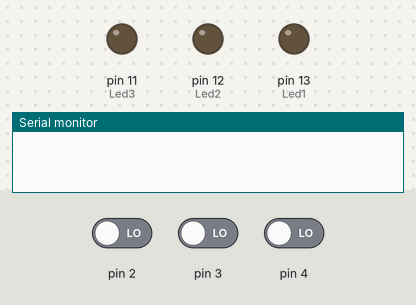
A sketch run on a simulated Arduino Uno, built with avr-gcc and run on an emulated ATmega328P. On the bench: output pins drawn as LEDs (lit = HIGH), the last lines printed to the serial monitor. Inputs (shaded band) come from the test bench; at power-on: pin 2 LOW, pin 3 LOW, pin 4 LOW.

Above: at 1.2 s.
1.3 s: pin 2 driven HIGH
At 2.2 s:
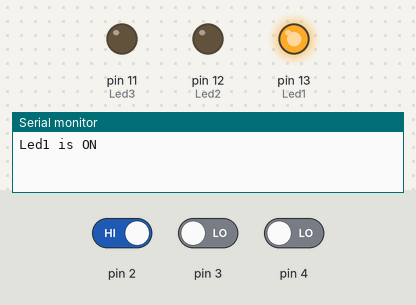
2.8 s: pin 2 driven LOW and pin 3 driven HIGH
At 3.2 s:
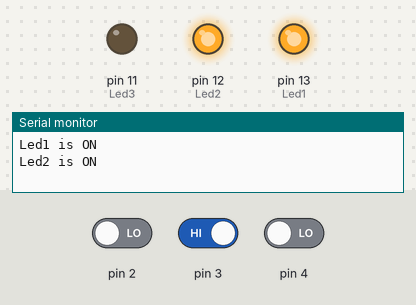
4.3 s: pin 2 driven HIGH and pin 3 driven LOW
At 4.6 s:
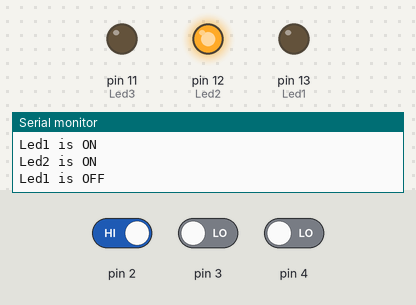
Timing chart, 0 to 7.3 s (numbered marks = the images above; inputs shaded):
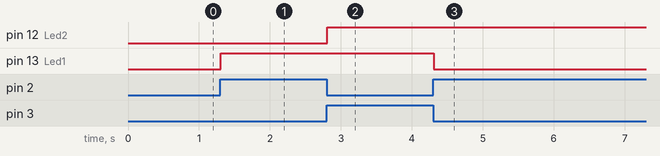

Measured:
- after the input at 1.3 s, pin 13 (Led1): LOW → HIGH at once
- after the input at 2.8 s, pin 12 (Led2): LOW → HIGH at once
- after the input at 4.3 s, pin 13 (Led1): HIGH → LOW at once

The sketch:

Home_Automation_Using_Touch_Sensor_.ino
```cpp
boolean k1 = 0;
boolean k2 = 0;
boolean k3 = 0;

int Led1 = 13;
int Led2 = 12;
int Led3 = 11;

void setup()
{
  Serial.begin(9600);
  pinMode(Led1,OUTPUT);
  pinMode(Led2,OUTPUT);
  pinMode(Led3,OUTPUT);
  pinMode(2,INPUT);
  pinMode(3,INPUT);
  pinMode(4,INPUT);
}
 void loop()
{
  /// For Led1 ///
 if (digitalRead(2) == HIGH)
  {
      if(k1 == 0)
      {
         digitalWrite(Led1, HIGH);
         Serial.println("Led1 is ON");
         k1 = 1;
      }
      else
      {
        digitalWrite(Led1, LOW);
        Serial.println("Led1 is OFF");
        k1 = 0;
      }
      while(digitalRead(2) == 1);
  }
  delay(5);

  if (digitalRead(3) == HIGH)
  {
      if(k2 == 0)
      {
         digitalWrite(Led2, HIGH);
         Serial.println("Led2 is ON");
         k2 = 1;
      }
      else
      {
        digitalWrite(Led2, LOW);
        Serial.println("Led2 is OFF");
        k2 = 0;
      }
      while(digitalRead(3) == 1);
  }
  delay(5);

   if (digitalRead(4) == HIGH)
  {
      if(k3 == 0)
      {
         digitalWrite(Led3, HIGH);
         Serial.println("Led3 is ON");
         k3 = 1;
      }
      else
      {
        digitalWrite(Led3, LOW);
        Serial.println("Led3 is OFF");
        k3 = 0;
      }
      while(digitalRead(4) == 1);
  }
  delay(5);
}
```
